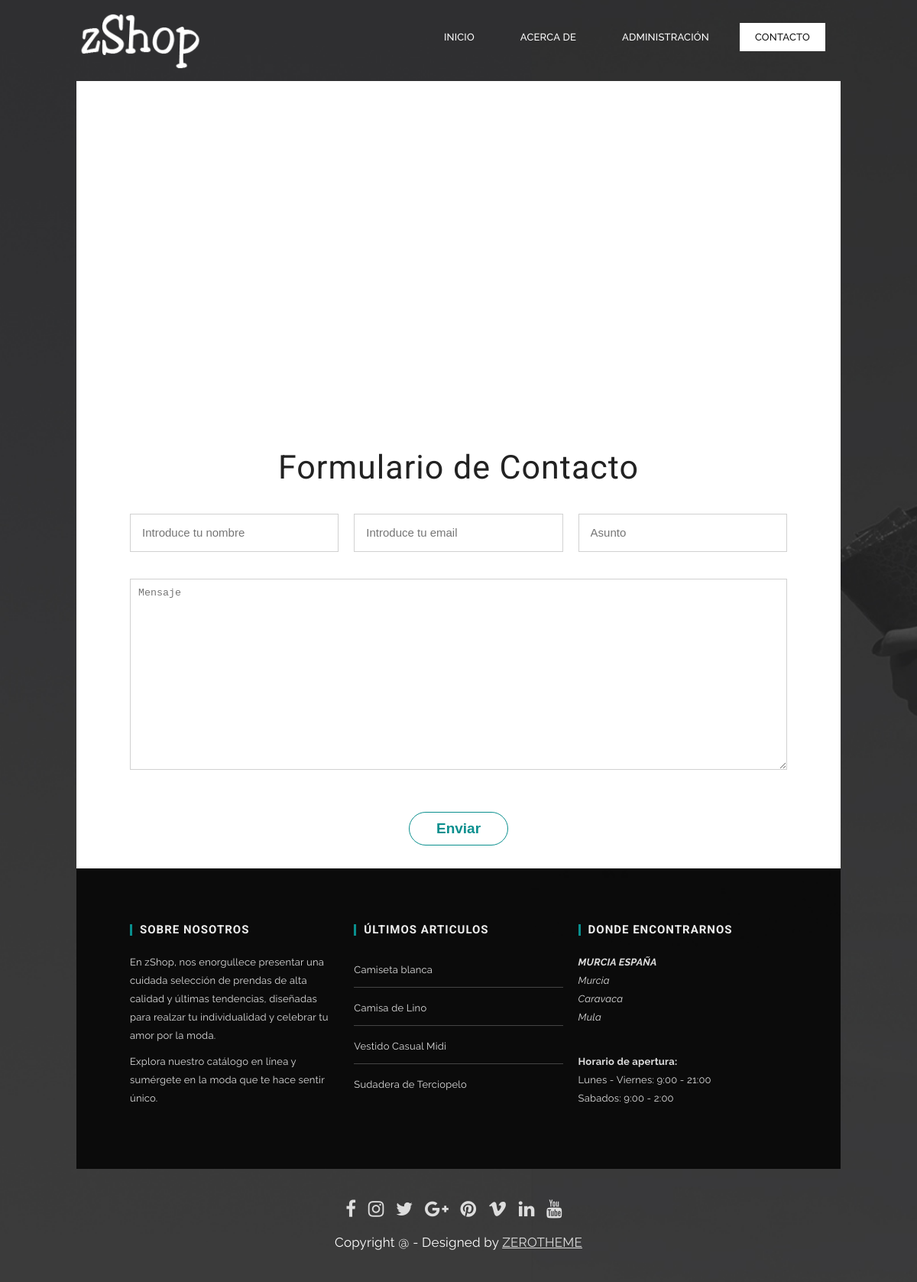
The app's page /proyecto/contact.php with its own data.
### tables this page shows
CREATE TABLE IF NOT EXISTS `productos` (
  `id` int NOT NULL AUTO_INCREMENT,
  `idcat` int NOT NULL,
  `nombre` varchar(200) NOT NULL,
  `detalle` text NOT NULL,
  `precio` float NOT NULL,
  `fecalta` date NOT NULL,
  PRIMARY KEY (`id`),
  KEY `idcat` (`idcat`)
);

### proyecto/contact.php (the view, shortened to what this page needs)
<?php
include "config.php";
?>
<!DOCTYPE html>
<html lang="en">
<head>
  	<link rel="stylesheet" href="css/zerogrid.css">
	<link rel="stylesheet" href="css/style.css">
    <link href="font-awesome/css/font-awesome.min.css" rel="stylesheet" type="text/css">
	<link rel="stylesheet" href="css/menu.css">
    <link href="owl-carousel/owl.carousel.css" rel="stylesheet">
</head>
<body>
	<div class="wrap-body">
		<header class="main-header">
			<div class="zerogrid">
				<div class="row">
					<div class="col-1-3">
						<a class="site-branding" href="index.php">
							<img src="images/logo.png"/>
						</a>
					</div>
					<div class="col-2-3">
						<div id='cssmenu' class="align-right">
							<ul>
							   <li><a href='index.php'><span>INICIO</span></a></li>
							   <li><a href='single.html'><span>ACERCA DE</span></a></li>
							   <li><a href='login.php'><span>ADMINISTRACIÓN</span></a></li>
							   <li class="active"><a href='contact.php'><span>CONTACTO</span></a></li>
							</ul>
						</div>
					</div>
				</div>
			</div>
		</header>
	<section id="container" class="zerogrid">
		<div class="wrap-container">
			<section class="content-box">
				<div class="row wrap-box">
					<div id="map" style="height: 450px;"></div>
					<div class="contact-form">
						<h3 class="t-center">Formulario de Contacto</h3>
						<div id="contact_form">
							<form name="form1" id="ff" method="post" action="contact.php">
								<label class="row">
									<div class="col-1-3">
										<div class="wrap-col">
											<input type="text" name="name" id="name" placeholder="Introduce tu nombre" required="required" />
										</div>
									</div>
									<div class="col-1-3">
										<div class="wrap-col">
											<input type="email" name="email" id="email" placeholder="Introduce tu email" required="required" />
										</div>
									</div>
									<div class="col-1-3">
										<div class="wrap-col">
											<input type="text" name="subject" id="subject" placeholder="Asunto" required="required" />
										</div>
									</div>
								</label>
								<label class="row">
									<div class="wrap-col">
										<textarea name="message" id="message" class="form-control" rows="4" cols="25" required="required"
										placeholder="Mensaje"></textarea>
									</div>
								</label>
								<center><input class="button button-skin" type="submit" name="submit" value="Enviar"></center>
							</form>
						</div>
					</div>
				</div>
			</section>
		</div>
	</section>
	<footer>
		<div class="zerogrid">
			<div class="wrap-footer">
				<div class="row">
					<div class="col-1-3 col-footer-1">
						<div class="wrap-col">
							<h3 class="widget-title">Sobre nosotros</h3>
							<p>En zShop, nos enorgullece presentar una cuidada selección de prendas de alta calidad y últimas tendencias, diseñadas para realzar tu individualidad y celebrar tu amor por la moda.</p>
							<p>Explora nuestro catálogo en línea y sumérgete en la moda que te hace sentir único.</p>
						</div>
					</div>
					<div class="col-1-3 col-footer-2">
						<div class="wrap-col">
							<h3 class="widget-title">Últimos articulos</h3>
							<ul>
								<?php
									try {
										$sql="SELECT * from productos order by fecalta desc limit 4";
										$stmt=$cone->prepare($sql);
										if ($stmt->execute()){
											while ($fila=$stmt->fetch()){
												echo "<li>{$fila['nombre']}</li>";
											}
										}
									} catch (PDOException $e){
										die("Error al mostrar datos");
									} catch (Exception $e){
										die("Error de acceso");
									}
								?>
							</ul>
						</div>
					</div>
					<div class="col-1-3 col-footer-3">
						<div class="wrap-col">
							<h3 class="widget-title">Donde encontrarnos</h3>
							<div class="row">
								<address>
									<strong>MURCIA ESPAÑA</strong>
										<br>
										Murcia
										<br>
										Caravaca
										<br>
										Mula
								</address><br>
								<p>
									<strong>Horario de apertura:</strong>
										<br>
										Lunes - Viernes: 9:00 - 21:00
										<br>
										Sabados: 9:00 - 2:00
								</p>
							</div>
						</div>
					</div>
				</div>
			</div>
			<div class="bottom-footer">
				<div class="bottom-social">
					<a href="#"><i class="fa fa-facebook"></i></a>
					<a href="#"><i class="fa fa-instagram"></i></a>
					<a href="#"><i class="fa fa-twitter"></i></a>
					<a href="#"><i class="fa fa-google-plus"></i></a>
					<a href="#"><i class="fa fa-pinterest"></i></a>
					<a href="#"><i class="fa fa-vimeo"></i></a>
					<a href="#"><i class="fa fa-linkedin"></i></a>
					<a href="#"><i class="fa fa-youtube"></i></a>
				</div>
				<div class="copyright">
					Copyright @ - Designed by <a href="https://www.zerotheme.com">ZEROTHEME</a>
				</div>
			</div>
		</div>
	</footer>
	</div>
</body>
</html>

### proyecto/css/zerogrid.css (style rules this page uses)
.zerogrid { width: 1000px; position: relative; margin: 0 auto; padding: 0px; }
.zerogrid:after { content: "\0020"; display: block; height: 0; clear: both; visibility: hidden; }
.zerogrid .row:before,.row:after { content: '\0020'; display: block; overflow: hidden; visibility: hidden; width: 0; height: 0; }
.zerogrid .row:after { clear: both; }
.zerogrid .row { zoom: 1; }
.zerogrid .wrap-col { margin:10px; }
.zerogrid .col-1-2, .zerogrid .col-1-3, .zerogrid .col-2-3, .zerogrid .col-1-4, .zerogrid .col-2-4, .zerogrid .col-3-4, .zerogrid .col-1-5, .zerogrid .col-2-5, .zerogrid .col-3-5, .zerogrid .col-4-5, .zerogrid .col-1-6, .zerogrid .col-2-6, .zerogrid .col-3-6, .zerogrid .col-4-6, .zerogrid .col-5-6 { float:left; display: inline-block; }
.zerogrid .col-1-3,.zerogrid .col-1-3-fixed { width:33.33%; }
.zerogrid .col-2-3,.zerogrid .col-2-3-fixed { width:66.66%; }

### proyecto/css/menu.css (style rules this page uses)
#cssmenu { width: auto; padding: 0; line-height: 1; display: block; position: relative; z-index: 9999; margin-top: 15px; }
#cssmenu ul { list-style: none; margin: 0; padding: 0; display: block; }
#cssmenu ul:after, #cssmenu:after { content: " "; display: block; font-size: 0; height: 0; clear: both; visibility: hidden; }
#cssmenu ul li { margin: 0 20px 0 0; padding: 0; display: block; position: relative; }
#cssmenu ul li a { font-size: 13px; text-decoration: none; display: block; margin: 0; -webkit-transition: color .2s ease; -moz-transition: color .2s ease; -ms-transition: color .2s ease; -o-transition: color .2s ease; transition: color .2s ease; -webkit-box-sizing: border-box; -moz-box-sizing: border-box; box-sizing: border-box; }
#cssmenu > ul > li { float: left; }
#cssmenu.align-right > ul { float: right; }
#cssmenu > ul > li:after { content: ""; display: block; position: absolute; width: 100%; height: 0; top: 0; z-index: 0; background: #ffffff; -webkit-transition: height .2s; -moz-transition: height .2s; -ms-transition: height .2s; -o-transition: height .2s; transition: height .2s; }
#cssmenu > ul > li > a { color: #fff; padding: 12px 20px; text-transform: uppercase; z-index: 2; font-weight: 500; position: relative; }
#cssmenu > ul > li:hover:after, #cssmenu > ul > li.active:after { height: 100%; }
#cssmenu > ul > li:hover > a, #cssmenu > ul > li.active > a { color: #131313; }
#cssmenu > ul > li:hover > a:after, #cssmenu > ul > li.active > a:after { background: #000000; }
#cssmenu > ul > li:hover > a:before, #cssmenu > ul > li.active > a:before { border-top-color: #ffffff; }
#cssmenu > ul > li > a { display: block; }
#cssmenu > ul > li { width: auto; }

### records on screen
productos: nombre "Camiseta blanca"
productos: nombre "Camisa de Lino"
productos: nombre "Vestido Casual Midi"
productos: nombre "Sudadera de Terciopelo"
